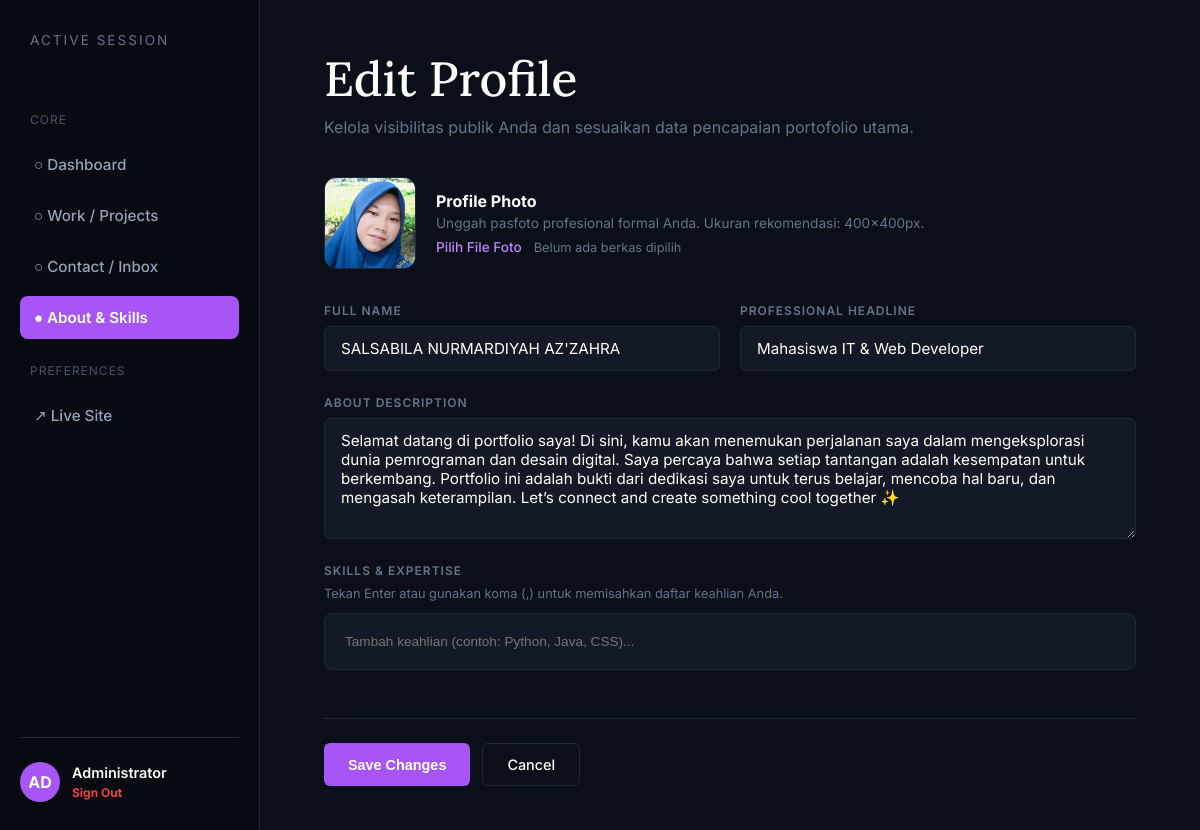
Screenshot of /dashboard/profile (signed in) with the database file from the repository.
### models.py (models this page shows)
class Profile(db.Model):
    id = db.Column(db.Integer, primary_key=True)
    name = db.Column(db.String(100), nullable=False)
    headline = db.Column(db.String(200), nullable=False)
    about_text = db.Column(db.Text, nullable=False)
    avatar = db.Column(db.String(150), default='default_avatar.png')

### app.py (the view, shortened to what this page needs)
@app.route('/dashboard/profile', methods=['GET', 'POST'])
@login_required
def manage_profile():
    profile = Profile.query.first()
    skills = Skill.query.all()
    return render_template('dashboard/profile.html', profile=profile, skills=skills)

### app.py (called while the page is built)
def login_required(f):
    @wraps(f)
    def decorated_function(*args, **kwargs):
        if 'logged_in' not in session:
            flash('Silakan login terlebih dahulu untuk mengakses dashboard.', 'danger')
            return redirect(url_for('login'))
        return f(*args, **kwargs)
    return decorated_function

### templates/dashboard/profile.html (shortened to what this page needs)
<!doctype html>
<html lang="id">
  <head>
  </head>
  <body>
    <div class="sidebar">
      <div>
        <div class="brand">Active Session</div>
        <div class="nav-group">
          <div class="nav-label">Core</div>
          <a href="{{ url_for('dashboard') }}" class="nav-link">○ Dashboard</a>
          <a href="{{ url_for('manage_projects') }}" class="nav-link"
            >○ Work / Projects</a
          >
          <a href="{{ url_for('manage_messages') }}" class="nav-link"
            >○ Contact / Inbox</a
          >
          <a href="#" class="nav-link active">● About & Skills</a>
        </div>
        <div class="nav-group">
          <div class="nav-label">Preferences</div>
          <a href="{{ url_for('index') }}" target="_blank" class="nav-link"
            >↗ Live Site</a
          >
        </div>
      </div>
      <div class="sidebar-user">
        <div class="avatar-circle">AD</div>
        <div class="user-info">
          <p style="margin: 0; font-size: 0.9rem; font-weight: 600">
            Administrator
          </p>
          <a
            href="{{ url_for('logout') }}"
            style="
              color: #ef4444;
              text-decoration: none;
              font-size: 0.75rem;
              font-weight: bold;
            "
            >Sign Out</a
          >
        </div>
      </div>
    </div>
    <div class="main-content">
      <div class="welcome-text">
        <h1>Edit Profile</h1>
        <p>
          Kelola visibilitas publik Anda dan sesuaikan data pencapaian
          portofolio utama.
        </p>
      </div>
      <form
        action="{{ url_for('manage_profile') }}"
        method="POST"
        enctype="multipart/form-data"
        class="profile-form"
      >
        <div class="photo-upload-section">
          {% if profile and profile.avatar %}
          <img
            src="{{ url_for('static', filename='uploads/' ~ profile.avatar) }}"
            class="current-avatar"
            alt="Avatar"
          />
          {% endif %}
          <div class="upload-instructions">
            <h4>Profile Photo</h4>
            <p>
              Unggah pasfoto profesional formal Anda. Ukuran rekomendasi:
              400x400px.
            </p>
            <div class="file-input-wrapper">
              <label for="avatar-file" class="btn-upload-label"
                >Pilih File Foto</label
              >
              <span
                id="file-name-label"
                style="font-size: 0.8rem; color: var(--text-muted)"
                >Belum ada berkas dipilih</span
              >
            </div>
          </div>
        </div>
        <div class="input-row">
          <div class="input-group">
            <label for="full_name">Full Name</label>
            <input
              type="text"
              id="full_name"
              name="name"
              class="form-control"
              value="{{ profile.name if profile else '' }}"
              placeholder="Contoh: Alexander Vance"
              required
            />
          </div>
          <div class="input-group">
            <label for="headline">Professional Headline</label>
            <input
              type="text"
              id="headline"
              name="headline"
              class="form-control"
              value="{{ profile.headline if profile else '' }}"
              placeholder="Contoh: Undergraduate Student in Computer Science"
            />
          </div>
        </div>
        <div class="input-group">
          <label for="about">About Description</label>
          <textarea
            id="about"
            name="about_text"
            class="form-control"
            rows="5"
            placeholder="Tulis deskripsi diri Anda di sini..."
          >
{{ profile.about_text if profile else '' }}</textarea
          >
        </div>
        <div class="input-group">
          <label>Skills & Expertise</label>
          <span
            style="
              font-size: 0.8rem;
              color: var(--text-muted);
              margin-bottom: 4px;
            "
            >Tekan Enter atau gunakan koma (,) untuk memisahkan daftar keahlian
            Anda.</span
          >
          <div class="skills-container">
            <input
              type="text"
              name="skills"
              class="add-skill-input"
              value="{{ profile.skills if profile else '' }}"
              placeholder="Tambah keahlian (contoh: Python, Java, CSS)..."
            />
          </div>
        </div>
        <div class="form-actions">
          <button type="submit" name="update_profile" class="btn-submit">
            Save Changes
          </button>
          <a href="{{ url_for('dashboard') }}" class="btn-cancel">Cancel</a>
        </div>
      </form>
    </div>
  </body>
</html>

### templates/dashboard/profile.html (style rules this page uses)
:root { --bg-main: #0b0f19; --bg-sidebar: #070a10; --bg-card: #131926; --accent-purple: #a855f7; --accent-hover: #c084fc; --text-muted: #64748b; --border-color: #1e293b; }
body { margin: 0; padding: 0; background-color: var(--bg-main); color: #f8fafc; font-family: "Inter", sans-serif; display: flex; min-height: 100vh; }
.sidebar { width: 260px; background-color: var(--bg-sidebar); border-right: 1px solid var(--border-color); padding: 2rem 1.25rem; display: flex; flex-direction: column; justify-content: space-between; box-sizing: border-box; }
.brand { font-size: 0.85rem; text-transform: uppercase; letter-spacing: 2px; color: var(--text-muted); margin-bottom: 2.5rem; padding-left: 10px; }
.nav-group { display: flex; flex-direction: column; gap: 8px; }
.nav-label { font-size: 0.75rem; text-transform: uppercase; letter-spacing: 1px; color: #475569; margin: 1.5rem 0 0.5rem 10px; }
.nav-link { display: flex; align-items: center; color: #94a3b8; padding: 12px 14px; border-radius: 8px; text-decoration: none; font-weight: 500; font-size: 0.95rem; transition: all 0.2s; }
.nav-link.active { background: var(--accent-purple); color: white; font-weight: 600; }
.sidebar-user { display: flex; align-items: center; gap: 12px; padding-top: 1.5rem; border-top: 1px solid var(--border-color); margin-top: auto; }
.avatar-circle { width: 40px; height: 40px; border-radius: 50%; background: var(--accent-purple); display: flex; align-items: center; justify-content: center; font-weight: bold; color: white; }
.main-content { flex: 1; padding: 3rem 4rem; box-sizing: border-box; max-width: 1000px; }
.welcome-text h1 { font-family: "Lora", Georgia, serif; font-size: 3rem; font-weight: 500; margin: 0 0 0.5rem 0; color: #ffffff; }
.welcome-text p { margin: 0 0 2.5rem 0; color: var(--text-muted); font-size: 1rem; }
.profile-form { display: flex; flex-direction: column; gap: 24px; }
.photo-upload-section { display: flex; align-items: center; gap: 20px; margin-bottom: 10px; }
.current-avatar { width: 90px; height: 90px; border-radius: 12px; object-fit: cover; border: 1px solid var(--border-color); background-color: var(--bg-card); }
.upload-instructions h4 { margin: 0 0 4px 0; font-size: 1rem; color: #ffffff; }
.upload-instructions p { margin: 0 10px 0 0; font-size: 0.85rem; color: var(--text-muted); }
.file-input-wrapper { margin-top: 8px; display: flex; gap: 12px; align-items: center; }
.btn-upload-label { font-size: 0.85rem; color: var(--accent-hover); cursor: pointer; font-weight: 500; }
.input-row { display: flex; gap: 20px; }
.input-group { flex: 1; display: flex; flex-direction: column; gap: 8px; }
.input-group label { font-size: 0.75rem; text-transform: uppercase; letter-spacing: 1px; color: var(--text-muted); font-weight: 600; }
.form-control { background-color: var(--bg-card); border: 1px solid var(--border-color); border-radius: 6px; padding: 12px 16px; color: #ffffff; font-family: "Inter", sans-serif; font-size: 0.95rem; box-sizing: border-box; width: 100%; transition: border-color 0.2s; }
.skills-container { background-color: var(--bg-card); border: 1px solid var(--border-color); border-radius: 8px; padding: 14px; display: flex; flex-wrap: wrap; gap: 8px; align-items: center; }
.add-skill-input { background: transparent; border: none; color: #ffffff; font-size: 0.85rem; padding: 6px; outline: none; flex: 1; min-width: 150px; }
.form-actions { display: flex; gap: 12px; margin-top: 1.5rem; border-top: 1px solid var(--border-color); padding-top: 1.5rem; }
.btn-submit { background-color: var(--accent-purple); color: #ffffff; border: none; padding: 12px 24px; border-radius: 6px; font-size: 0.9rem; font-weight: 600; cursor: pointer; transition: background 0.2s; }
.btn-cancel { background-color: transparent; color: #f8fafc; border: 1px solid var(--border-color); padding: 12px 24px; border-radius: 6px; font-size: 0.9rem; font-weight: 500; text-decoration: none; transition: background 0.2s; }

### rows the page displays
Profile: avatar (placeholder picture), name "SALSABILA NURMARDIYAH AZ'ZAHRA", headline "Mahasiswa IT & Web Developer", about_text "Selamat datang di portfolio saya! Di sini, kamu akan menemukan perjalanan saya dalam mengeksplorasi dunia pemrograman dan desain digital. Saya percaya bahwa setiap tantangan adalah kesempatan untuk berkembang. Portfolio ini adalah bukti dari dedikasi saya untuk terus belajar, mencoba hal baru, dan mengasah keterampilan. Let’s connect and create something cool together ✨"
